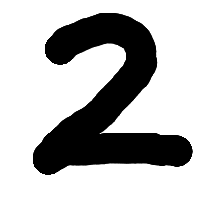
#> input picture tmp/2.png, 200 x 200 px
$ python -i dispImageMosaic.py   (imports and definitions only)
#> lines starting #> are read from the running program, lines starting #| are printed output that depends on the picture
# s24005 dispImageMosaic.py
# モノクロ画像に変換
import tkinter as tk
import tkinter.filedialog as fd
import PIL.Image, PIL.ImageTk

def dispPhoto(path):
    # 画像を読み込んでクレースケールに変換
#> called with path = 'tmp/2.png'
    newImage = PIL.Image.open(path).convert("L").resize((32,32)).resize((300,300))
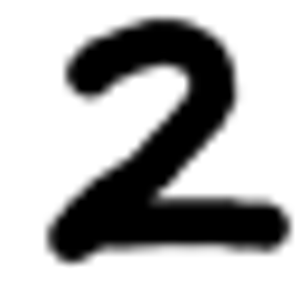
#> newImage: PIL image 300x300 L; min 0, max 255, mean 179.9
#> (the run stopped early here; a loop or call above may not have finished)
